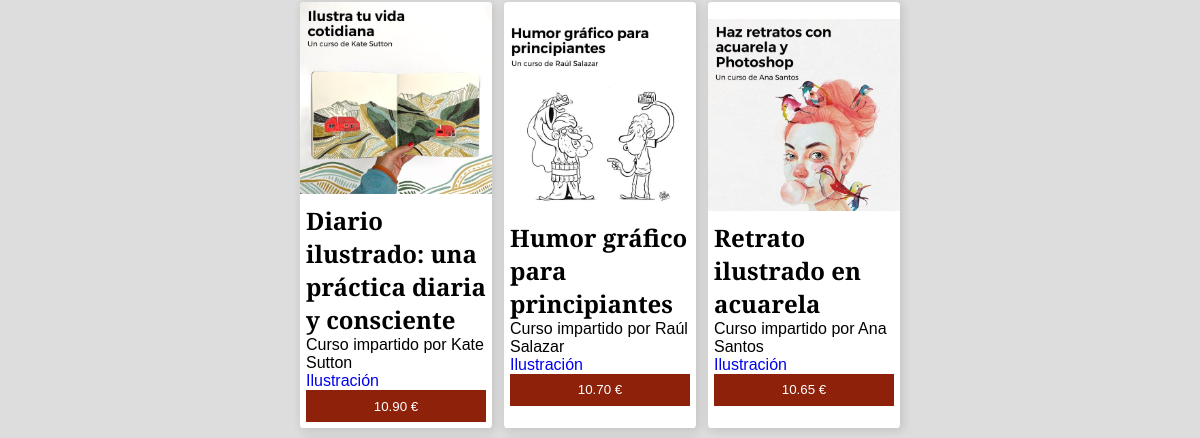
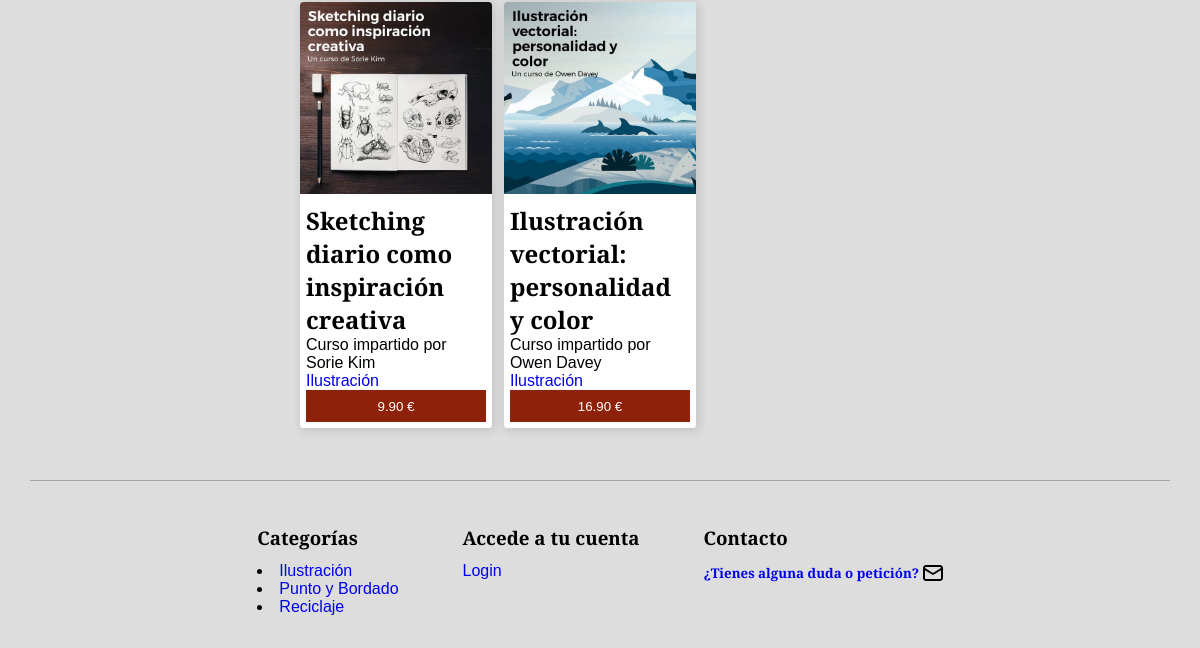
The app's page /courses_list.php?value=Ilustración (lower part), older data (2 pictures, top to bottom).
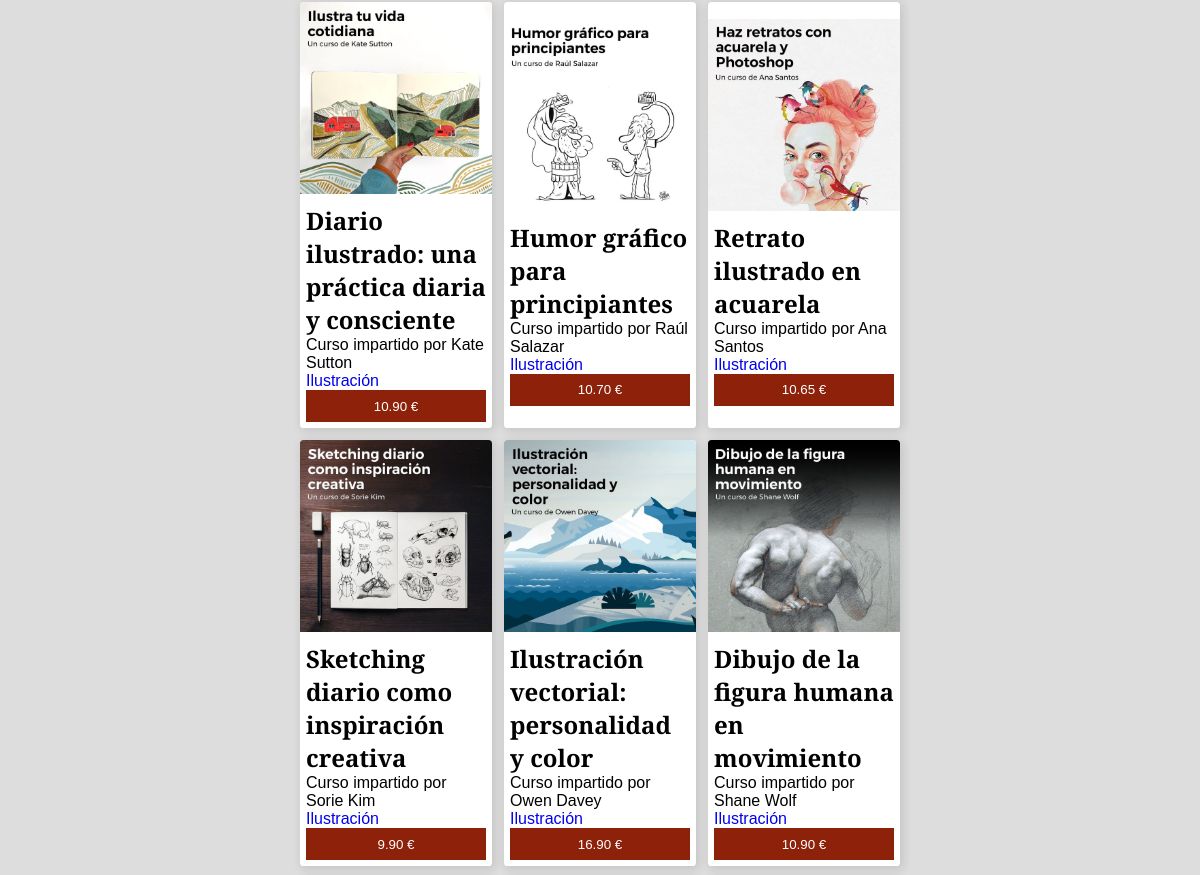
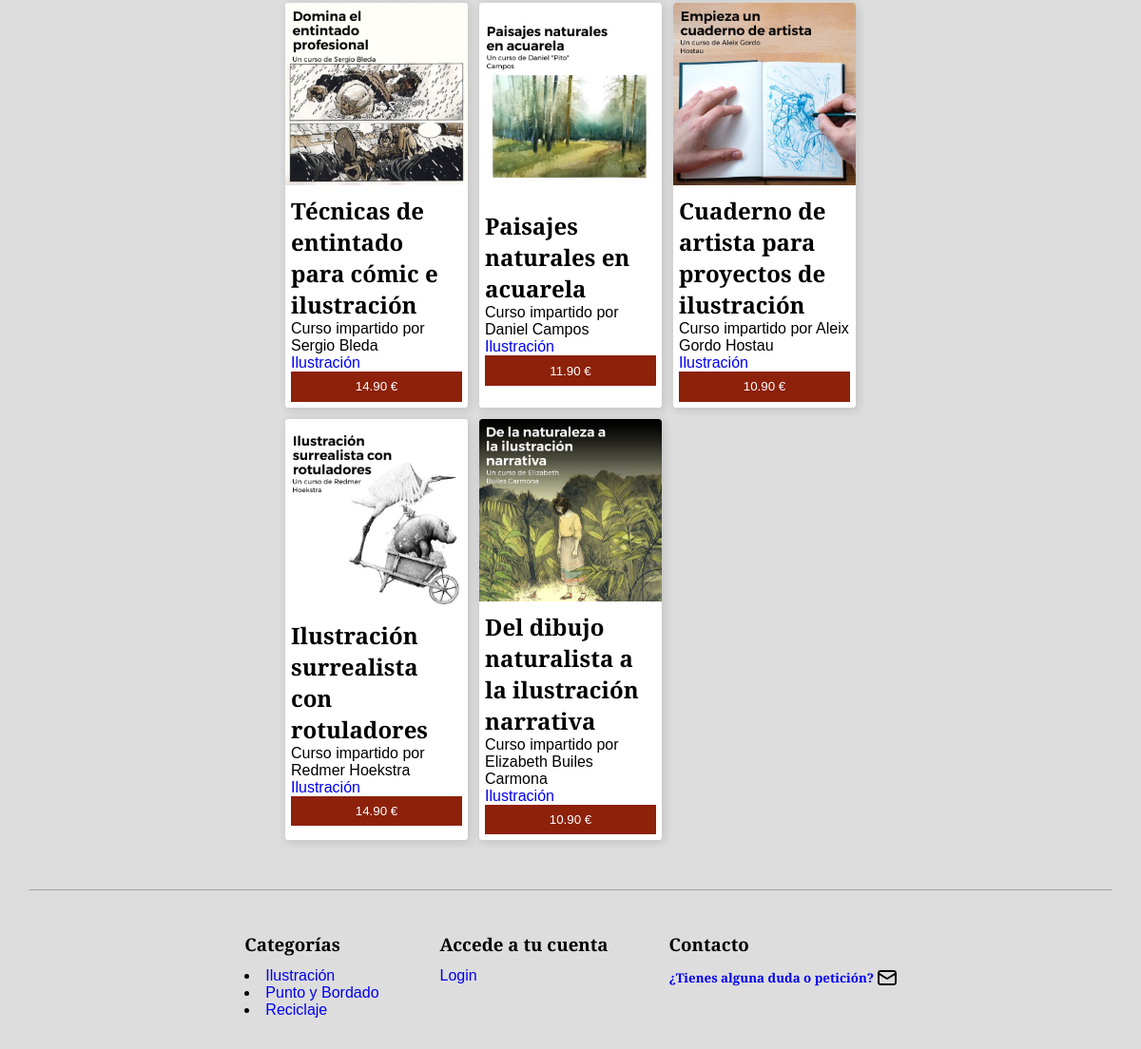
The same page, newer data (2 pictures, top to bottom).
### tables this page shows
CREATE TABLE Courses(
  courseID integer NOT NULL AUTO_INCREMENT,
  title varchar (500) NOT NULL,
  teacher varchar (255) NOT NULL,
  courseDes TEXT NOT NULL,
  rate double,
  category varchar (255) NOT NULL,
  imgName varchar (255),
  price double NOT NULL,
  PRIMARY KEY (courseID)
);

### php/list_component.php (the view, shortened to what this page needs)
<?php
require 'connection.php';
$sql = "SELECT * FROM Courses";
if (isset($_GET["value"]) && $_GET["value"] != 'All') {
    $category = $_GET["value"];
    $sql = $sql . " WHERE category = '" . $category . "'";
} else if (isset($_POST['category']) && $_POST['category'] != 'All') {
    $sql = $sql . " WHERE category = '" . $_POST['category'] . "'";
}
$result = mysqli_query($connection, $sql) or die("Ups there was a conecction problem :S");
if ($result->num_rows > 0) {
    while ($row = $result->fetch_assoc()) {
        echo "<form action='php/getProduct.php?course=" . $row["courseID"] . "' method='post' class ='product__card'>";
        echo "<a href='product_detail.php?course=" . $row["courseID"] . "'><img src='img/" . $row["imgName"] . "' /></a>";
        echo "<div class ='product__card__info'>";
        echo "<h2>" . $row["title"] . "</h2>";
        echo "<span> Curso impartido por " . $row["teacher"] . "</span> ";
        echo "<a href='courses_list.php?value=" . $row["category"] . "'>" . $row["category"] . "</a>";
        echo "<input type='submit' value='" . number_format((float)$row["price"], 2, '.', '') . " €' class='basic__button button-dark''/>";
        echo "</div>";
        echo "</form>";
    }
} else {
    echo "0 results";
}

Row changes from the older to the newer data that the page shows:
now on this page (row edited): courses: imgName (picture), title "Dibujo de la figura humana en movimiento", teacher "Shane Wolf", category "Ilustración", price "10.90 €"
now on this page (row edited): courses: imgName (picture), title "Técnicas de entintado para cómic e ilustración", teacher "Sergio Bleda", category "Ilustración", price "14.90 €"
now on this page (row edited): courses: imgName (picture), title "Paisajes naturales en acuarela", teacher "Daniel Campos", category "Ilustración", price "11.90 €"
now on this page (row edited): courses: imgName (picture), title "Cuaderno de artista para proyectos de ilustración", teacher "Aleix Gordo Hostau", category "Ilustración", price "10.90 €"
now on this page (row edited): courses: imgName (picture), title "Ilustración surrealista con rotuladores", teacher "Redmer Hoekstra", category "Ilustración", price "14.90 €"
now on this page (row edited): courses: imgName (picture), title "Del dibujo naturalista a la ilustración narrativa", teacher "Elizabeth Builes Carmona", category "Ilustración", price "10.90 €"
